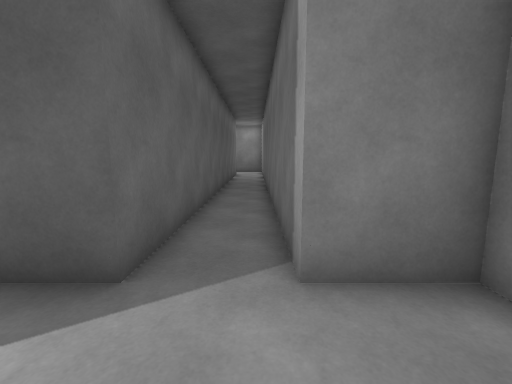
[1] (above)

22 first-person views from a walk through a scene from a Unity 3-D project. The camera is 1.4 m above the floor, tilts 8° down and sees 90° across. The floor is counted in squares, 1 m on a side. Each view is taken from the middle of a square. On the plan, view 1 faces up. The plan holds only what a view shows up to about 13 squares ahead; the rest is blank. The place goes on beyond the plan. Door leaves are left out, so doorways stand open.

[2]
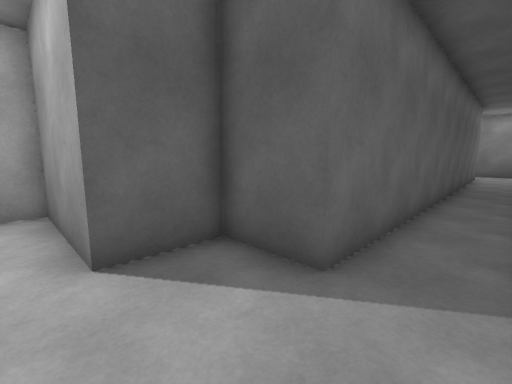

[3]
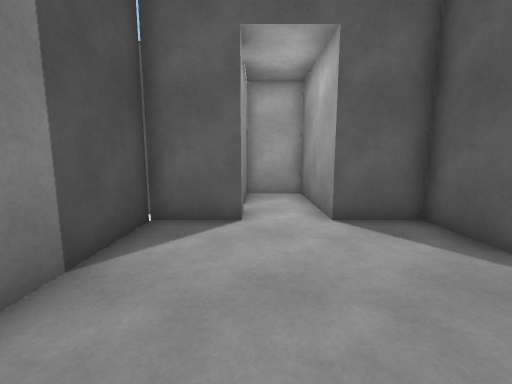

[4]
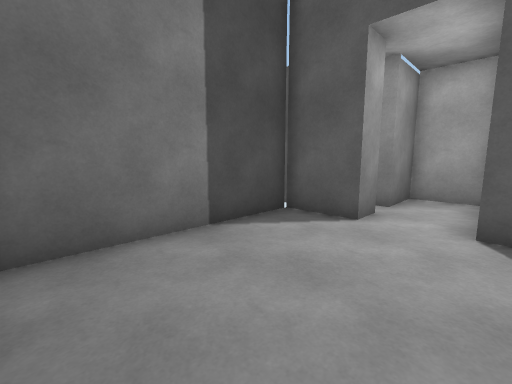

[5]
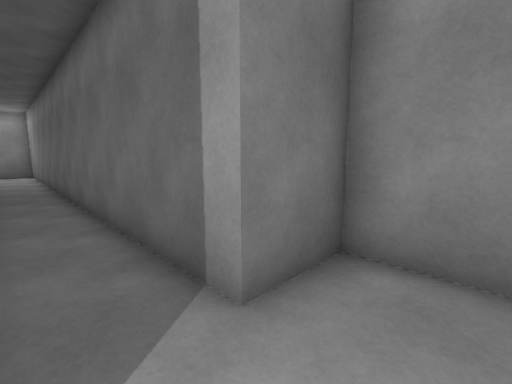

[6]
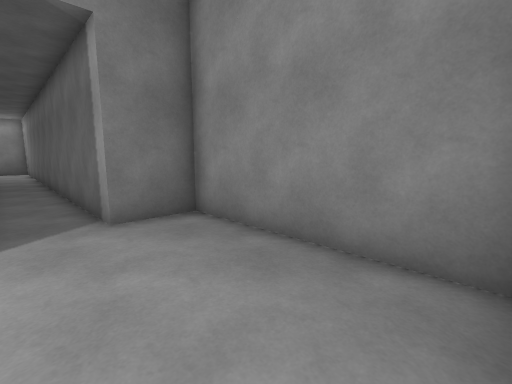

[7]
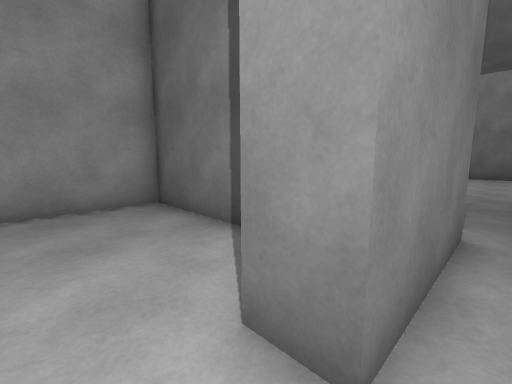

[8]
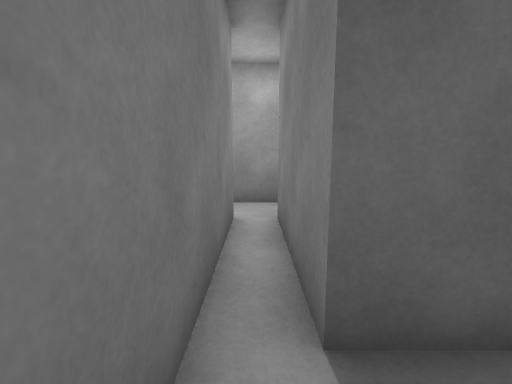

[9]
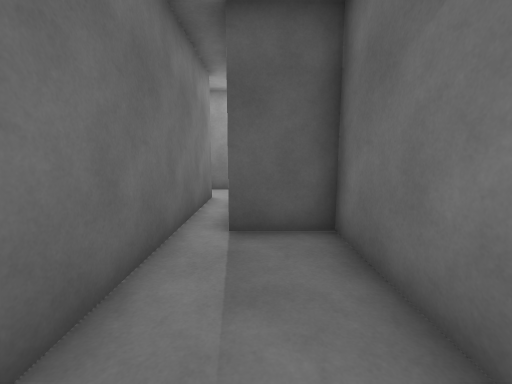

[10]
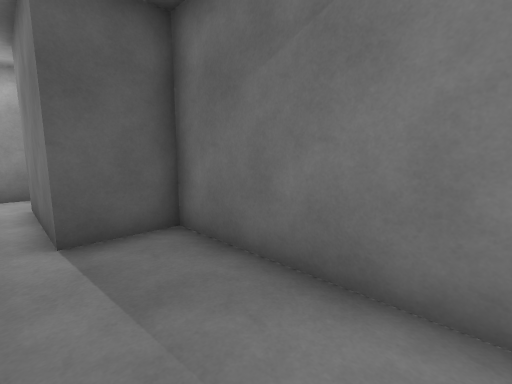

[11]
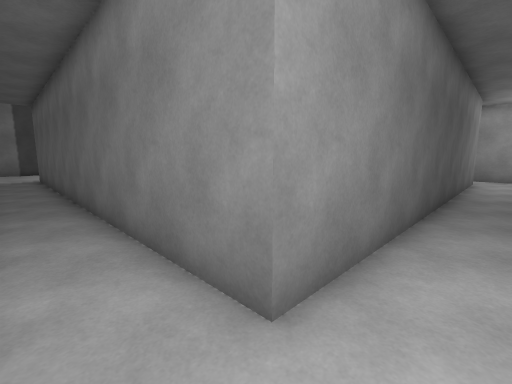

[12]
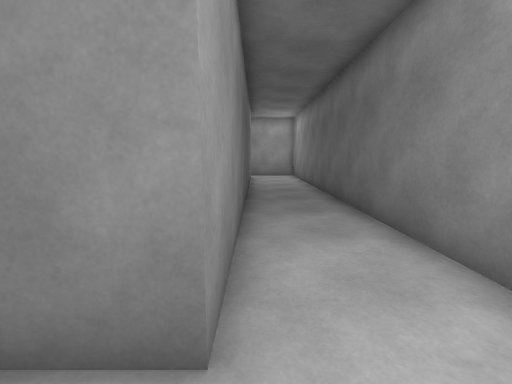

[13]
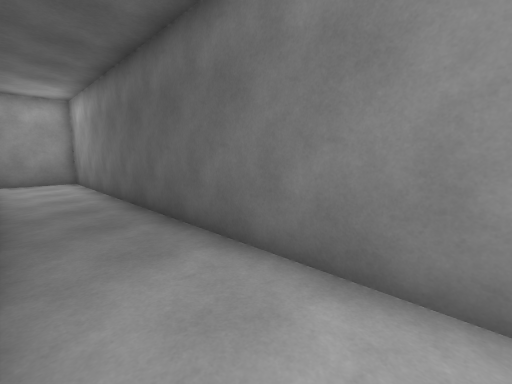

[14]
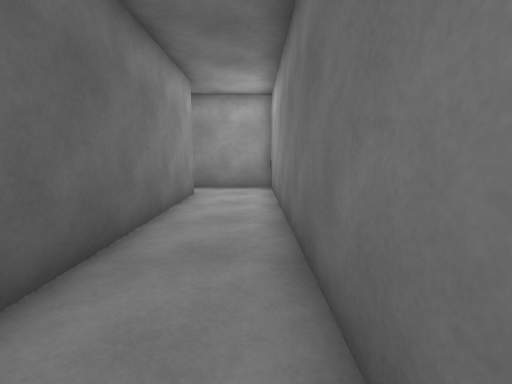

[15]
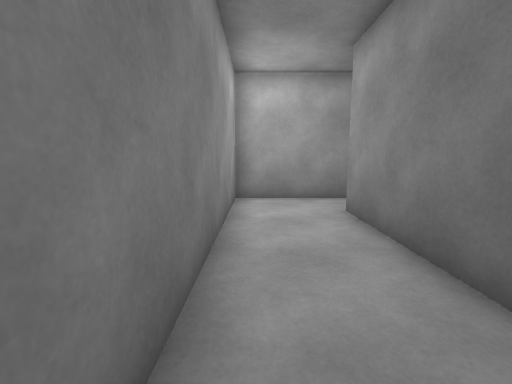

[16]
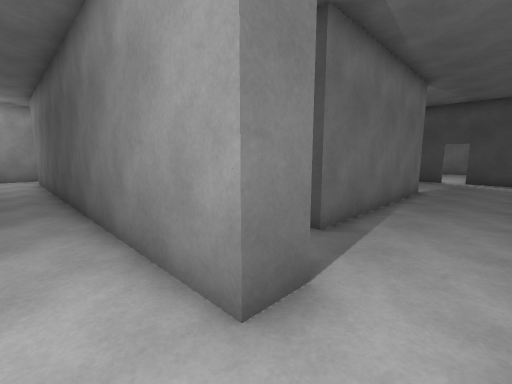

[17]
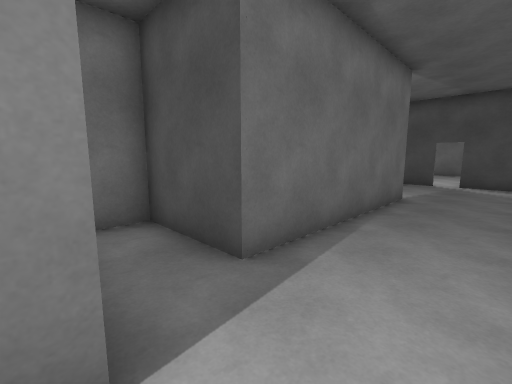

[18]
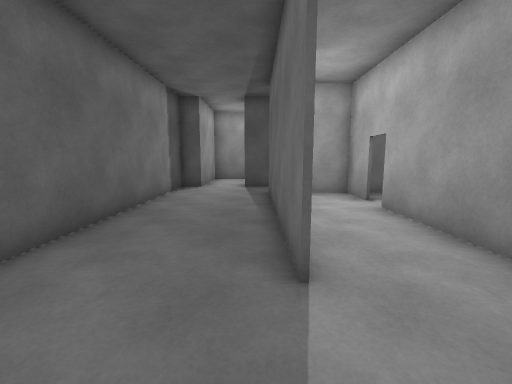

[19]
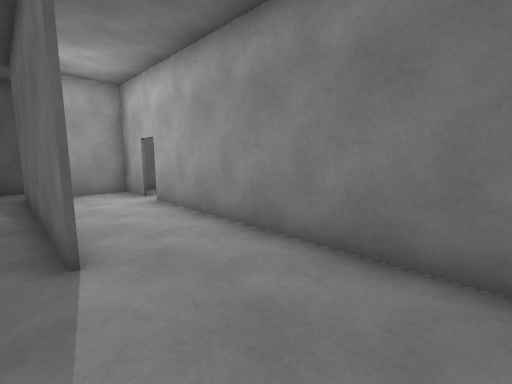

[20]
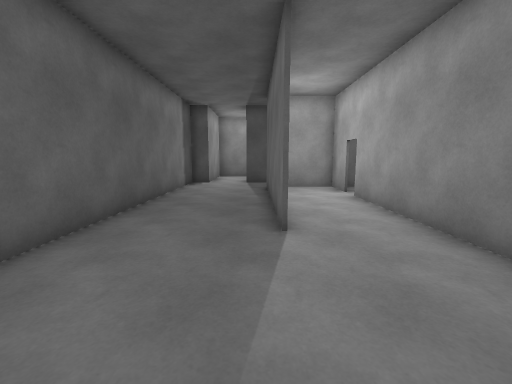

[21]
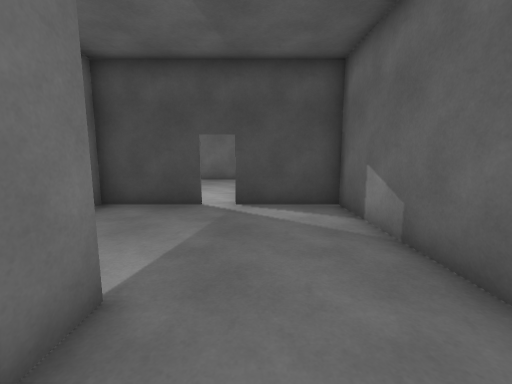

[22]
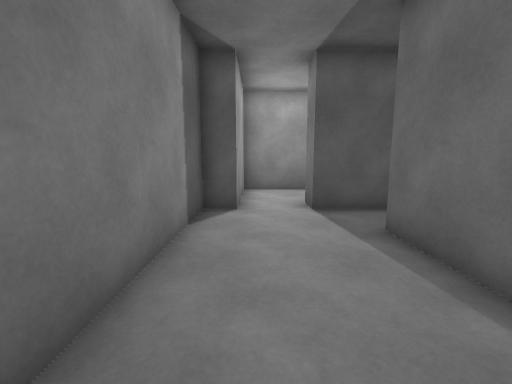

### Floor plan
Ten units are one square. View 1 is at (0, 0); x grows to the right and y downward. Boxes are objects, and circles mark ways between rooms. Rooms are numbered by the first view taken in them; rooms with no view inside come last. Other rooms are left out.
<svg viewBox="-199 -232 229 338">
<path fill="none" stroke="#000" d="M-45 13 -35 13 -35 33 25 33 25 -27 5 -27 5 -227 -185 -227 -185 -187M-165 -187 -165 -197 -15 -197 -15 -27 -35 -27 -35 -7 -45 -7M-45 -7 -75 -7 -75 13 -55 13 -55 54M-45 53 -45 13M-25 101 -25 53 -45 53M-55 54 -55 88M-155 -96 -155 -168 -125 -168M-125 -150 -125 -179M-111 -167 -145 -167M-145 -187 -165 -187M-155 -47 -125 -47 -125 -141M-194 -187 -194 -47 -164 -47"/>
<circle cx="-40" cy="5" r="3" fill="#2a7"/>
<circle cx="-175" cy="-190" r="3" fill="#2a7"/>
<circle cx="-50" cy="60" r="3" fill="#2a7"/>
<text x="-10" y="-120">1</text>
<text x="-50" y="20">2</text>
<text x="-40" y="80">3</text>
<text x="-160" y="-120">4</text>
</svg>
Room 1 opens to room 2. Room 1 opens to room 4. Room 2 opens to room 3.

Where each view was taken, in squares from view 1:
view 1: 0 up, 0 right, facing up
view 2: 0 up, 0 right, facing up-left
view 3: 1 down, 2 right, facing left
view 4: 1 up, 2 right, facing down-left
view 5: 1 up, 1 left, facing up-right
view 6: 3 down, 1 left, facing up-right
view 7: 0 up, 5 left, facing down-right
view 8: 7 down, 5 left, facing up
view 9: 10 down, 4 left, facing up
view 10: 10 down, 5 left, facing up-right
view 11: 21 up, 0 right, facing down-left
view 12: 20 up, 0 right, facing left
view 13: 20 up, 3 left, facing up-left
view 14: 22 up, 7 left, facing left
view 15: 22 up, 8 left, facing right
view 16: 21 up, 18 left, facing down-right
view 17: 19 up, 18 left, facing down-right
view 18: 7 up, 16 left, facing up
view 19: 6 up, 16 left, facing up-right
view 20: 5 up, 16 left, facing up
view 21: 12 up, 17 left, facing down
view 22: 12 up, 18 left, facing up
